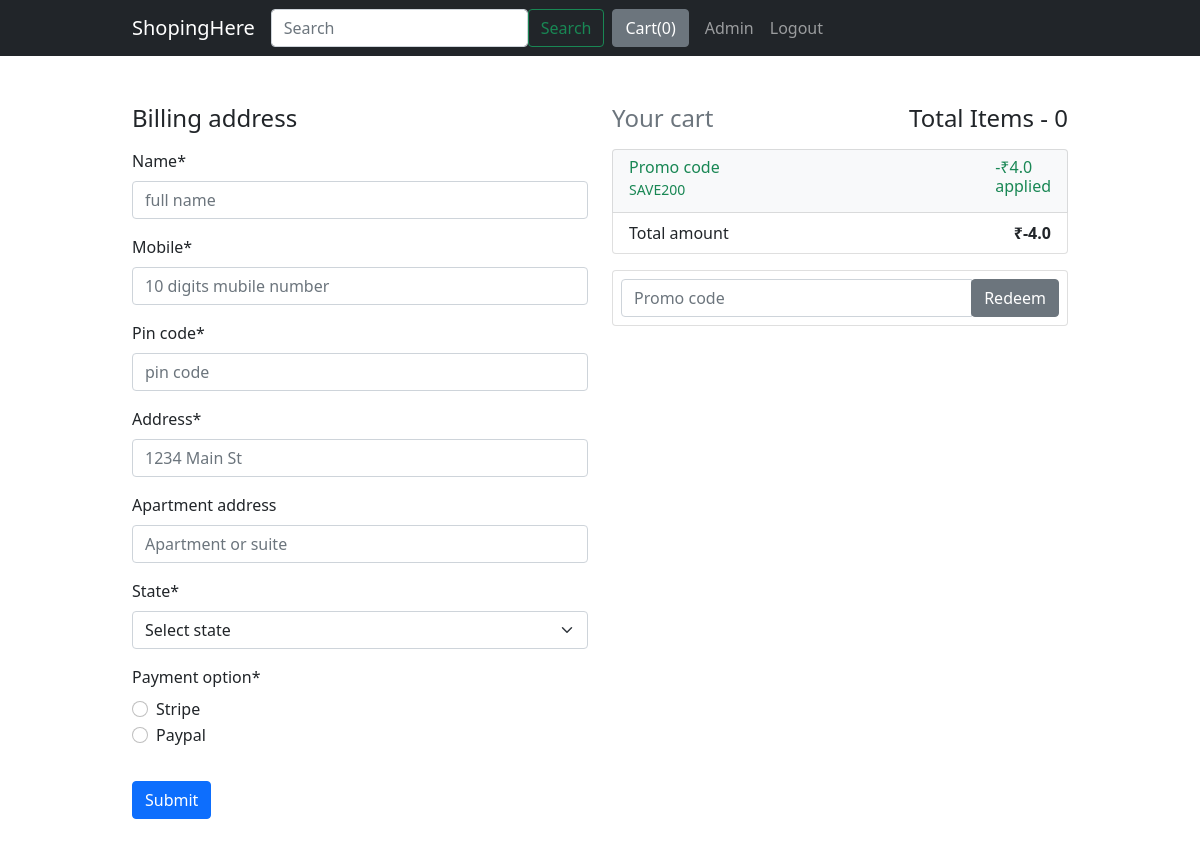
/checkout/ (signed in), run on an earlier commit of the app's database.
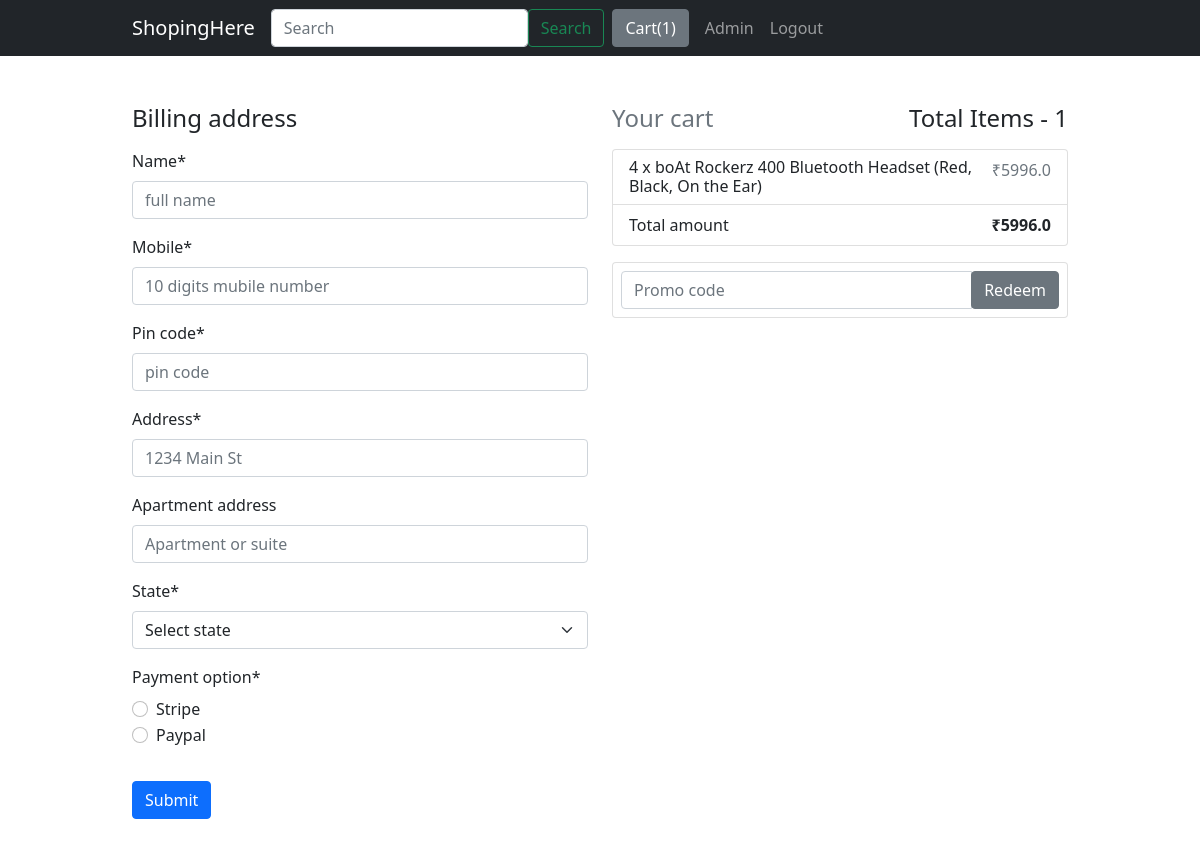
And on a later commit of the database.
### home/models.py (models this page shows, shortened)
class Order(models.Model):
    user = models.ForeignKey(settings.AUTH_USER_MODEL,
                             on_delete=models.CASCADE)
    ref_code = models.CharField(max_length=20)
    items = models.ManyToManyField(OrderItem)
    start_date = models.DateTimeField(auto_now_add=True)
    order_date = models.DateTimeField()
    ordered = models.BooleanField(default=False)
    billing_address = models.ForeignKey(
        'Address', related_name='billing_address', on_delete=models.SET_NULL, blank=True, null=True)
    shipping_address = models.ForeignKey(
        'Address', related_name='shipping_address', on_delete=models.SET_NULL, blank=True, null=True)
    payment = models.ForeignKey(
        'Payment', on_delete=models.SET_NULL, blank=True, null=True)
    coupon = models.ForeignKey(
        'CouponCode', on_delete=models.SET_NULL, blank=True, null=True)
    being_delivered = models.BooleanField(default=False)
    recieved = models.BooleanField(default=False)
    refund_requested = models.BooleanField(default=False)
    refund_granted = models.BooleanField(default=False)
    '''
    1.Item added to cart
    2.Adding a billing address
        (Failed checkout)
    3.Payment
        (Preprocessing, processing, packaging, etc.)
    4.Being delivered
    5.Recieved
    6.Refund
    '''
    def get_total_amount(self):
        total = 0
        for order_item in self.items.all():
            total += order_item.get_final_price()
        if self.coupon:
            total -= self.coupon.coupon_amount
        return total

class CouponCode(models.Model):
    code = models.CharField(max_length=20)
    coupon_amount = models.FloatField()

class OrderItem(models.Model):
    user = models.ForeignKey(settings.AUTH_USER_MODEL,
                             on_delete=models.CASCADE)
    ordered = models.BooleanField(default=False)
    item = models.ForeignKey(Item, on_delete=models.CASCADE)
    quantity = models.IntegerField(default=1)
    def get_total_discount_item_price(self):
        return self.quantity * self.item.discount_price
    def get_final_price(self):
        if self.item.discount_price:
            return self.get_total_discount_item_price()
        return self.get_total_item_price()

class Item(models.Model):
    title = models.CharField(max_length=500)
    image = models.ImageField(upload_to="home/products/images")
    price = models.FloatField()
    discount_price = models.FloatField(blank=True, null=True)
    description = models.TextField()
    category = models.CharField(choices=CATEGORY_CHOICES, max_length=2)
    label = models.CharField(choices=LABEL_CHOICES, max_length=1)
    slug = AutoSlugField(('slug'), max_length=50,
                         unique=True, populate_from=('title',))

### home/views.py (the view, shortened to what this page needs)
# urls.py: path('checkout/', CheckoutView.as_view(), name='checkout'),
class CheckoutView(View):
    def get(self, *args, **kwargs):
        try:
            order = Order.objects.get(user=self.request.user, ordered=False)
            form = CheckoutForm()
            context = {
                'form': form,
                'order': order,
                'couponform': CouponForm(),
                'DISPLAY_COUPON_FORM': True,
            }
            return render(self.request, 'home/checkout.html', context)
        except ObjectDoesNotExist:
            messages.error(self.request, "plaese make order")
            return redirect("home:checkout")

### home/forms.py
class CheckoutForm(forms.Form):
    name = forms.CharField(required=True, widget=forms.TextInput(attrs={
        'placeholder': 'full name',
        'class': 'form-control'
    }))
    mobile = forms.CharField(required=True, widget=forms.TextInput(attrs={
        'placeholder': '10 digits mubile number',
        'class': 'form-control'
    }))
    pin_code = forms.CharField(required=True, widget=forms.TextInput(attrs={
        'placeholder': 'pin code',
        'class': 'form-control'
    }))
    address = forms.CharField(required=True, widget=forms.TextInput(attrs={
        'placeholder': '1234 Main St',
        'class': 'form-control'
    }))
    apartment_address = forms.CharField(required=False, widget=forms.TextInput(attrs={
        'placeholder': 'Apartment or suite',
        'class': 'form-control'
    }))
    state = forms.CharField(
        widget=forms.Select(choices=STATE_CHOICES, attrs={
            'class': 'form-control'
        }),
    )
    payment_option = forms.ChoiceField(
        widget=forms.RadioSelect(), choices=PAYMENT_CHOICES)

### home/templates/home/checkout.html (shortened to what this page needs)
{% extends 'home/base.html' %}
{% load crispy_forms_tags %}
{% load static %}
{% block content %}
<div class="container mt-5 mb-5">
    <div class="row">
        <div class="col-md-6 order-md-1">
            <h4 class="mb-3">Billing address</h4>
             <form method='post' action="{% url 'home:checkout' %}">
            {{ form|crispy}}
            <button class="btn btn-primary mt-3" type="submit">Submit</button>
            </form>
        </div>
        <div class="col-md-6 order-md-1">
        {% include 'home/order-snippet.html' %}
        </div>
    </div>
</div>
{% endblock %}

### home/templates/home/base.html (shortened to what this page needs)
<!doctype html>
<html lang="en">
{% load cart_templatetags %}
<head>
  {% load static %}
  <link rel="stylesheet" href="https://use.fontawesome.com/releases/v5.11.2/css/all.css"
>
  <link rel="stylesheet" href="https://stackpath.bootstrapcdn.com/bootstrap/5.0.0-alpha1/css/bootstrap.min.css"
>
</head>
<body>
  <nav class="navbar navbar-expand-lg navbar-dark bg-dark navbar-fixed-top">
    <div class="container">
      <a class="navbar-brand" href="/">ShopingHere</a>
      <div class="collapse navbar-collapse" id="navbarSupportedContent">
        <form class="d-flex ml-auto">
          <input class="form-control mr-2" type="search" placeholder="Search" aria-label="Search">
          <button class="btn btn-outline-success" type="submit">Search</button>
        </form>
        {% if request.user.is_authenticated %}
        <a href="{% url 'home:order_summary' %}" type="button" class="btn btn-secondary mx-2">Cart(<span>{{ request.user | cart_item_count }}</span>)
        </a>
        {% endif %}
        <ul class="navbar-nav ml-auto mb-2 mb-lg-0">
          {% if request.user.is_authenticated %}
          <li class="nav-item">
            <a class="nav-link" href="/">{{ user.username|title }}</a>
          </li>
          <li class="nav-item">
            <a class="nav-link" href="{% url 'accounts:logout' %}">Logout</a>
          </li>
          {% endif %}
        </ul>
      </div>
    </div>
  </nav>
  {% block content %}
  {% endblock %}
</body>
</html>

### home/templates/home/order-snippet.html (shortened to what this page needs)
<h4 class="d-flex justify-content-between align-items-center mb-3">
    <span class="text-muted">Your cart</span>Total Items - {{ order.items.count }}
</h4>
<ul class="list-group mb-3">
    {% for order in order.items.all %}
    <li class="list-group-item d-flex justify-content-between lh-condensed">
        <div>
            <h6 class="my-0">{{ order.quantity }} x {{ order.item.title}}</h6>
        </div>
        {% if order.item.discount_price %}
        <span class="text-muted">₹{{ order.get_total_discount_item_price }}</span>
        {% else %}
        <span class="text-muted"> ₹{{ order.get_total_item_price }}</span>
        {% endif %}
    </li>
    {% endfor %}
    {% if order.coupon %}
    <li class="list-group-item d-flex justify-content-between bg-light">
        <div class="text-success">
            <h6 class="my-0">Promo code</h6>
            <small>{{ order.coupon.code }}</small>
        </div>
        <div class="text-success">
            <h6 class="my-0">-₹{{ order.coupon.coupon_amount }}</h6>
            <h6>applied</h6>
        </div>
    </li>
    {% endif %}
    <li class="list-group-item d-flex justify-content-between">
        <span>Total amount</span>
        <strong>₹{{ order.get_total_amount }}</strong>
    </li>
</ul>
{% if DISPLAY_COUPON_FORM %}
<form class="card p-2" method='post' action='{% url 'home:add_coupon' %}'>
    <div class="input-group">
        {{ couponform.code }}
        <div class="input-group-append">
            <button type="submit" class="btn btn-secondary ml-1">Redeem</button>
        </div>
    </div>
</form>
{% endif %}

What changed in the data, as far as the page shows it:
no longer on this page (row edited): Order: items.count "0", coupon.code "SAVE200", coupon.coupon_amount "4.0", get_total_amount "-4.0"
added Order: items.count "1", get_total_amount "5996.0"
added OrderItem: quantity "4", item "boAt Rockerz 400 Bluetooth Headset (Red, Black, On the Ear)", get_total_discount_item_price "5996.0"
Also different on the page:
{{ request.user | cart_item_count }}: "0" → "1"
text no longer shown: "Promo code -₹ applied"
